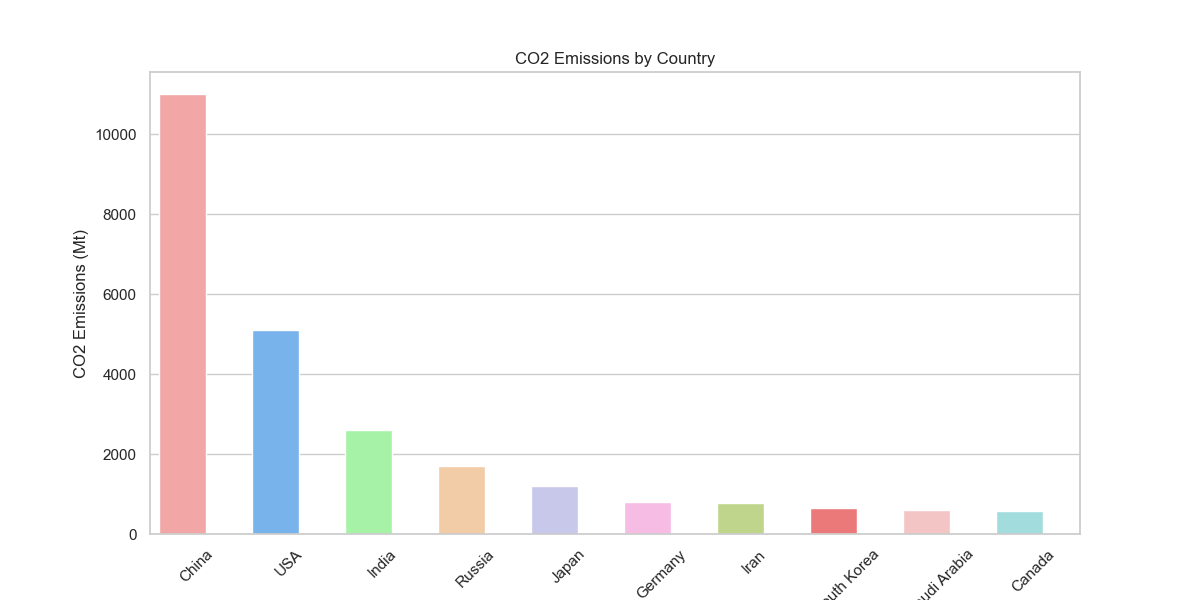

Write the Python code that produced this figure.

import pandas as pd
import seaborn as sns
import matplotlib.pyplot as plt

data = {
    'Country': ['China', 'USA', 'India', 'Russia', 'Japan', 'Germany', 'Iran', 'South Korea', 'Saudi Arabia', 'Canada'],
    'CO2_Emissions': [11000, 5100, 2600, 1700, 1200, 800, 780, 650, 600, 580]
}

df = pd.DataFrame(data)

plt.figure(figsize=(12, 6))

sns.barplot(
    x='Country',
    y='CO2_Emissions',
    data=df,
    palette=['#ff9999','#66b3ff','#99ff99','#ffcc99','#c2c2f0','#ffb3e6','#c4e17f','#ff6666','#fcbdbd','#99e6e6'],
    dodge=False
)

plt.title('CO2 Emissions by Country')
plt.xlabel('Country')
plt.ylabel('CO2 Emissions (Mt)')

for patch in plt.gca().patches:
    patch.set_width(0.5)

plt.xticks(rotation=45)

plt.show()
